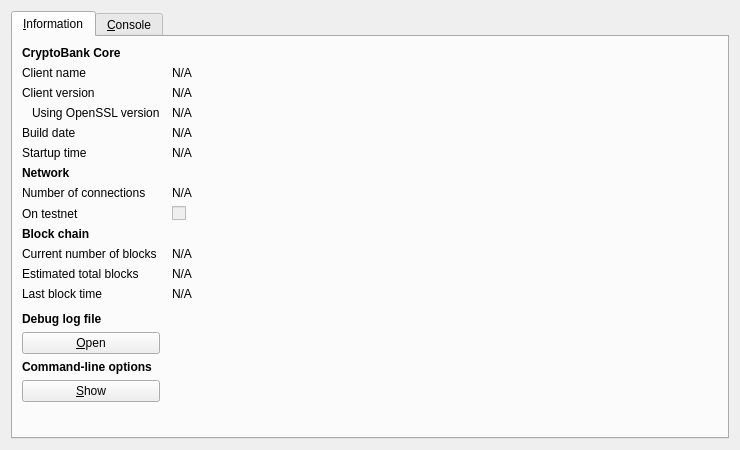
<?xml version="1.0" encoding="UTF-8"?>
<ui version="4.0">
 <class>RPCConsole</class>
 <widget class="QDialog" name="RPCConsole">
  <property name="geometry">
   <rect>
    <x>0</x>
    <y>0</y>
    <width>740</width>
    <height>450</height>
   </rect>
  </property>
  <property name="windowTitle">
   <string>CryptoBank - Debug window</string>
  </property>
  <layout class="QVBoxLayout" name="verticalLayout_2">
   <item>
    <widget class="QTabWidget" name="tabWidget">
     <property name="currentIndex">
      <number>0</number>
     </property>
     <widget class="QWidget" name="tab_info">
      <attribute name="title">
       <string>&amp;Information</string>
      </attribute>
      <layout class="QGridLayout" name="gridLayout" columnstretch="0,1">
       <property name="horizontalSpacing">
        <number>12</number>
       </property>
       <item row="0" column="0">
        <widget class="QLabel" name="label_9">
         <property name="font">
          <font>
           <weight>75</weight>
           <bold>true</bold>
          </font>
         </property>
         <property name="text">
          <string>CryptoBank Core</string>
         </property>
        </widget>
       </item>
       <item row="1" column="0">
        <widget class="QLabel" name="label_5">
         <property name="text">
          <string>Client name</string>
         </property>
        </widget>
       </item>
       <item row="1" column="1">
        <widget class="QLabel" name="clientName">
         <property name="cursor">
          <cursorShape>IBeamCursor</cursorShape>
         </property>
         <property name="text">
          <string>N/A</string>
         </property>
         <property name="textFormat">
          <enum>Qt::PlainText</enum>
         </property>
         <property name="textInteractionFlags">
          <set>Qt::LinksAccessibleByMouse|Qt::TextSelectableByKeyboard|Qt::TextSelectableByMouse</set>
         </property>
        </widget>
       </item>
       <item row="2" column="0">
        <widget class="QLabel" name="label_6">
         <property name="text">
          <string>Client version</string>
         </property>
        </widget>
       </item>
       <item row="2" column="1">
        <widget class="QLabel" name="clientVersion">
         <property name="cursor">
          <cursorShape>IBeamCursor</cursorShape>
         </property>
         <property name="text">
          <string>N/A</string>
         </property>
         <property name="textFormat">
          <enum>Qt::PlainText</enum>
         </property>
         <property name="textInteractionFlags">
          <set>Qt::LinksAccessibleByMouse|Qt::TextSelectableByKeyboard|Qt::TextSelectableByMouse</set>
         </property>
        </widget>
       </item>
       <item row="3" column="0">
        <widget class="QLabel" name="label_14">
         <property name="text">
          <string>Using OpenSSL version</string>
         </property>
         <property name="indent">
          <number>10</number>
         </property>
        </widget>
       </item>
       <item row="3" column="1">
        <widget class="QLabel" name="openSSLVersion">
         <property name="cursor">
          <cursorShape>IBeamCursor</cursorShape>
         </property>
         <property name="text">
          <string>N/A</string>
         </property>
         <property name="textFormat">
          <enum>Qt::PlainText</enum>
         </property>
         <property name="textInteractionFlags">
          <set>Qt::LinksAccessibleByMouse|Qt::TextSelectableByKeyboard|Qt::TextSelectableByMouse</set>
         </property>
        </widget>
       </item>
       <item row="4" column="0">
        <widget class="QLabel" name="label_12">
         <property name="text">
          <string>Build date</string>
         </property>
        </widget>
       </item>
       <item row="4" column="1">
        <widget class="QLabel" name="buildDate">
         <property name="cursor">
          <cursorShape>IBeamCursor</cursorShape>
         </property>
         <property name="text">
          <string>N/A</string>
         </property>
         <property name="textFormat">
          <enum>Qt::PlainText</enum>
         </property>
         <property name="textInteractionFlags">
          <set>Qt::LinksAccessibleByMouse|Qt::TextSelectableByKeyboard|Qt::TextSelectableByMouse</set>
         </property>
        </widget>
       </item>
       <item row="5" column="0">
        <widget class="QLabel" name="label_13">
         <property name="text">
          <string>Startup time</string>
         </property>
        </widget>
       </item>
       <item row="5" column="1">
        <widget class="QLabel" name="startupTime">
         <property name="cursor">
          <cursorShape>IBeamCursor</cursorShape>
         </property>
         <property name="text">
          <string>N/A</string>
         </property>
         <property name="textFormat">
          <enum>Qt::PlainText</enum>
         </property>
         <property name="textInteractionFlags">
          <set>Qt::LinksAccessibleByMouse|Qt::TextSelectableByKeyboard|Qt::TextSelectableByMouse</set>
         </property>
        </widget>
       </item>
       <item row="6" column="0">
        <widget class="QLabel" name="label_11">
         <property name="font">
          <font>
           <weight>75</weight>
           <bold>true</bold>
          </font>
         </property>
         <property name="text">
          <string>Network</string>
         </property>
        </widget>
       </item>
       <item row="7" column="0">
        <widget class="QLabel" name="label_7">
         <property name="text">
          <string>Number of connections</string>
         </property>
        </widget>
       </item>
       <item row="7" column="1">
        <widget class="QLabel" name="numberOfConnections">
         <property name="cursor">
          <cursorShape>IBeamCursor</cursorShape>
         </property>
         <property name="text">
          <string>N/A</string>
         </property>
         <property name="textFormat">
          <enum>Qt::PlainText</enum>
         </property>
         <property name="textInteractionFlags">
          <set>Qt::LinksAccessibleByMouse|Qt::TextSelectableByKeyboard|Qt::TextSelectableByMouse</set>
         </property>
        </widget>
       </item>
       <item row="8" column="0">
        <widget class="QLabel" name="label_8">
         <property name="text">
          <string>On testnet</string>
         </property>
        </widget>
       </item>
       <item row="8" column="1">
        <widget class="QCheckBox" name="isTestNet">
         <property name="enabled">
          <bool>false</bool>
         </property>
         <property name="text">
          <string/>
         </property>
        </widget>
       </item>
       <item row="9" column="0">
        <widget class="QLabel" name="label_10">
         <property name="font">
          <font>
           <weight>75</weight>
           <bold>true</bold>
          </font>
         </property>
         <property name="text">
          <string>Block chain</string>
         </property>
        </widget>
       </item>
       <item row="10" column="0">
        <widget class="QLabel" name="label_3">
         <property name="text">
          <string>Current number of blocks</string>
         </property>
        </widget>
       </item>
       <item row="10" column="1">
        <widget class="QLabel" name="numberOfBlocks">
         <property name="cursor">
          <cursorShape>IBeamCursor</cursorShape>
         </property>
         <property name="text">
          <string>N/A</string>
         </property>
         <property name="textFormat">
          <enum>Qt::PlainText</enum>
         </property>
         <property name="textInteractionFlags">
          <set>Qt::LinksAccessibleByMouse|Qt::TextSelectableByKeyboard|Qt::TextSelectableByMouse</set>
         </property>
        </widget>
       </item>
       <item row="11" column="0">
        <widget class="QLabel" name="label_4">
         <property name="text">
          <string>Estimated total blocks</string>
         </property>
        </widget>
       </item>
       <item row="11" column="1">
        <widget class="QLabel" name="totalBlocks">
         <property name="cursor">
          <cursorShape>IBeamCursor</cursorShape>
         </property>
         <property name="text">
          <string>N/A</string>
         </property>
         <property name="textFormat">
          <enum>Qt::PlainText</enum>
         </property>
         <property name="textInteractionFlags">
          <set>Qt::LinksAccessibleByMouse|Qt::TextSelectableByKeyboard|Qt::TextSelectableByMouse</set>
         </property>
        </widget>
       </item>
       <item row="12" column="0">
        <widget class="QLabel" name="label_2">
         <property name="text">
          <string>Last block time</string>
         </property>
        </widget>
       </item>
       <item row="12" column="1">
        <widget class="QLabel" name="lastBlockTime">
         <property name="cursor">
          <cursorShape>IBeamCursor</cursorShape>
         </property>
         <property name="text">
          <string>N/A</string>
         </property>
         <property name="textFormat">
          <enum>Qt::PlainText</enum>
         </property>
         <property name="textInteractionFlags">
          <set>Qt::LinksAccessibleByMouse|Qt::TextSelectableByKeyboard|Qt::TextSelectableByMouse</set>
         </property>
        </widget>
       </item>
       <item row="13" column="0">
        <spacer name="verticalSpacer_2">
         <property name="orientation">
          <enum>Qt::Vertical</enum>
         </property>
         <property name="sizeHint" stdset="0">
          <size>
           <width>20</width>
           <height>20</height>
          </size>
         </property>
        </spacer>
       </item>
       <item row="14" column="0">
        <widget class="QLabel" name="labelDebugLogfile">
         <property name="font">
          <font>
           <weight>75</weight>
           <bold>true</bold>
          </font>
         </property>
         <property name="text">
          <string>Debug log file</string>
         </property>
        </widget>
       </item>
       <item row="15" column="0">
        <widget class="QPushButton" name="openDebugLogfileButton">
         <property name="toolTip">
          <string>Open the CryptoBank debug log file from the current data directory. This can take a few seconds for large log files.</string>
         </property>
         <property name="text">
          <string>&amp;Open</string>
         </property>
         <property name="autoDefault">
          <bool>false</bool>
         </property>
        </widget>
       </item>
       <item row="16" column="0">
        <widget class="QLabel" name="labelCLOptions">
         <property name="font">
          <font>
           <weight>75</weight>
           <bold>true</bold>
          </font>
         </property>
         <property name="text">
          <string>Command-line options</string>
         </property>
        </widget>
       </item>
       <item row="17" column="0">
        <widget class="QPushButton" name="showCLOptionsButton">
         <property name="toolTip">
          <string>Show the CryptoBank-Qt help message to get a list with possible CryptoBank command-line options.</string>
         </property>
         <property name="text">
          <string>&amp;Show</string>
         </property>
         <property name="autoDefault">
          <bool>false</bool>
         </property>
        </widget>
       </item>
       <item row="18" column="0">
        <spacer name="verticalSpacer">
         <property name="orientation">
          <enum>Qt::Vertical</enum>
         </property>
         <property name="sizeHint" stdset="0">
          <size>
           <width>20</width>
           <height>40</height>
          </size>
         </property>
        </spacer>
       </item>
      </layout>
     </widget>
     <widget class="QWidget" name="tab_console">
      <attribute name="title">
       <string>&amp;Console</string>
      </attribute>
      <layout class="QVBoxLayout" name="verticalLayout_3">
       <property name="spacing">
        <number>3</number>
       </property>
       <item>
        <widget class="QTextEdit" name="messagesWidget">
         <property name="minimumSize">
          <size>
           <width>0</width>
           <height>100</height>
          </size>
         </property>
         <property name="readOnly">
          <bool>true</bool>
         </property>
         <property name="tabKeyNavigation" stdset="0">
          <bool>false</bool>
         </property>
         <property name="columnCount" stdset="0">
          <number>2</number>
         </property>
        </widget>
       </item>
       <item>
        <layout class="QHBoxLayout" name="horizontalLayout">
         <property name="spacing">
          <number>3</number>
         </property>
         <item>
          <widget class="QLabel" name="label">
           <property name="text">
            <string notr="true">&gt;</string>
           </property>
          </widget>
         </item>
         <item>
          <widget class="QLineEdit" name="lineEdit"/>
         </item>
         <item>
          <widget class="QPushButton" name="clearButton">
           <property name="maximumSize">
            <size>
             <width>24</width>
             <height>24</height>
            </size>
           </property>
           <property name="toolTip">
            <string>Clear console</string>
           </property>
           <property name="text">
            <string/>
           </property>
           <property name="icon">
            <iconset resource="../bitcoin.qrc">
             <normaloff>:/icons/remove</normaloff>:/icons/remove</iconset>
           </property>
           <property name="shortcut">
            <string notr="true">Ctrl+L</string>
           </property>
           <property name="autoDefault">
            <bool>false</bool>
           </property>
          </widget>
         </item>
        </layout>
       </item>
      </layout>
     </widget>
    </widget>
   </item>
  </layout>
 </widget>
 <resources>
  <include location="../bitcoin.qrc"/>
 </resources>
 <connections/>
</ui>
